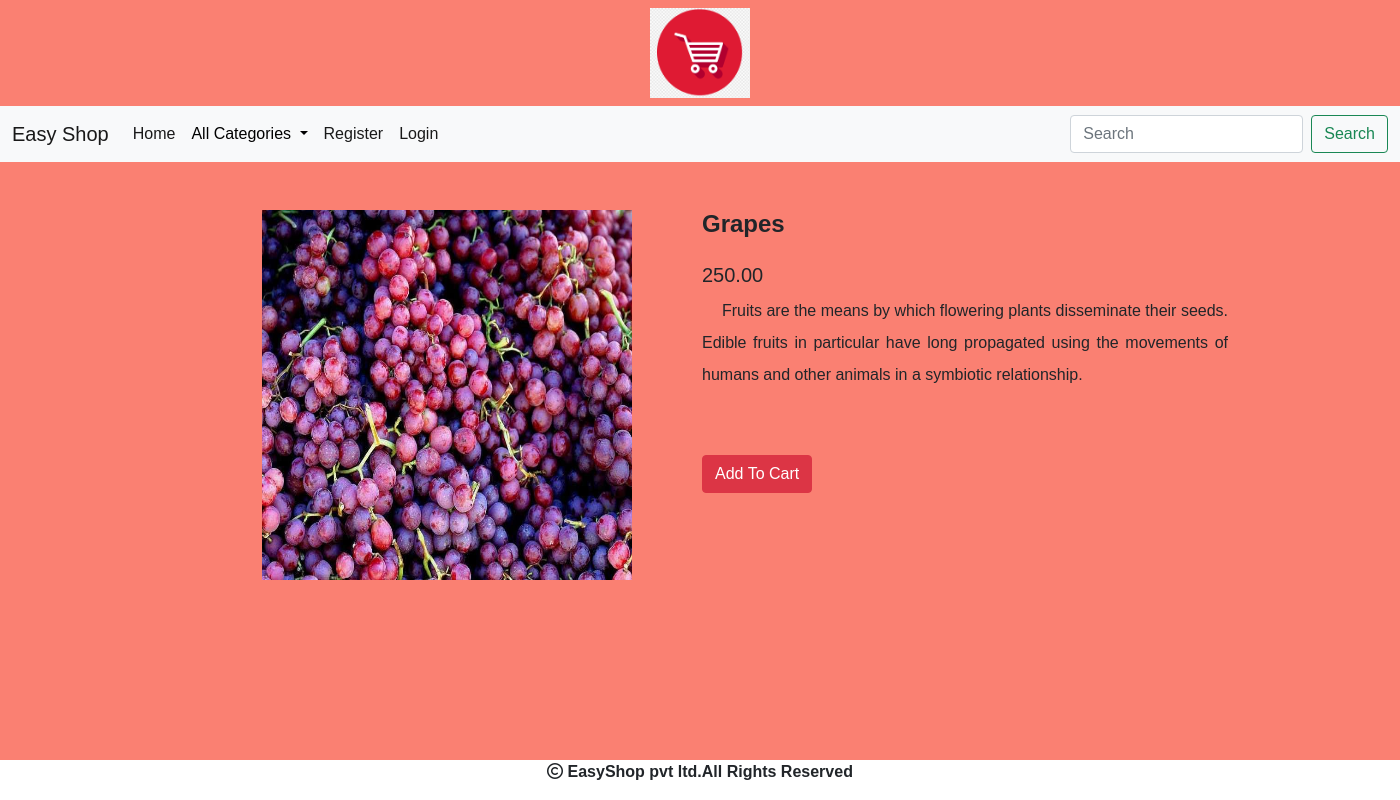
Page /detail/Grapes on the committed database.
### shop/models.py (models this page shows, shortened)
class Product(models.Model):
    name=models.CharField(max_length=200)
    desc=models.TextField()
    image=models.ImageField(upload_to='shop/products',blank=True,null=True)
    price=models.DecimalField(max_digits=10,decimal_places=2)
    category=models.ForeignKey(Category,on_delete=models.CASCADE) #one to many relationship
    stock=models.IntegerField()
    available=models.BooleanField(default=True)
    created=models.DateTimeField(auto_now_add=True)
    updated=models.DateTimeField(auto_now=True)

### shop/views.py (the view)
# urls.py: path('detail/<p>',views.detail,name='detail'),
def detail(request,p):
        product=Product.objects.get(name=p)
        return render(request,'detail.html',{'p':product})

### cart/context_processors.py (called while the page is built)
def productcount(request):
    item_count=0
    if request.user.is_authenticated:
     u=request.user
    try:
       cart=Cart.objects.filter(user=u)
       for i in cart:
          item_count=item_count+i.quantity
    except:
       item_count=0
    return{'count':item_count}

### shop/context_processors.py (called while the page is built)
def menu_links(request):
    c=Category.objects.all()
    return{'links':c}

### templates/detail.html (shortened to what this page needs)
{% extends 'base.html' %}
{% load static %}
{% block content %}
<div class="container mt-5" style="margin-bottom:60px;margin-left:250px">
    <div class="row">
        <div class="col-sm-4 height:500px">
                <img src="{{p.image.url}}" height="370px" width="370px"></div>
        <div class="col-sm-5">
            <h4 class="fw-bold">{{p.name}}</style> </h4>
            <h5 class="mt-4">{{p.price}}</h5>
            <p class="mt-2"style="text-indent:20px;line-height: 2;text-align: justify">{{p.desc}}</p>
           {% if user.is_superuser == False %}
           {% if p.stock <= 0 %}
           <h4>Out of Stock</h4>
           {% else %}
            <h4><a href="{% url 'cart:addtocart' p.name %}" class="btn btn-danger mt-5">Add To Cart</a></h4>
           {% endif %}
        {% endif %}
           </div>
           </div>
            </div>
 {% endblock %}

### static/css/style.css (style rules this page uses)
body { background-color: salmon; font-family: 'Kanit', sans-serif; }

### rows in the picture
Product: image (picture), name "Grapes", price "250.00", desc "Fruits are the means by which flowering plants disseminate their seeds. Edible fruits in particular have long propagated using the movements of humans and other animals in a symbiotic relationship."
